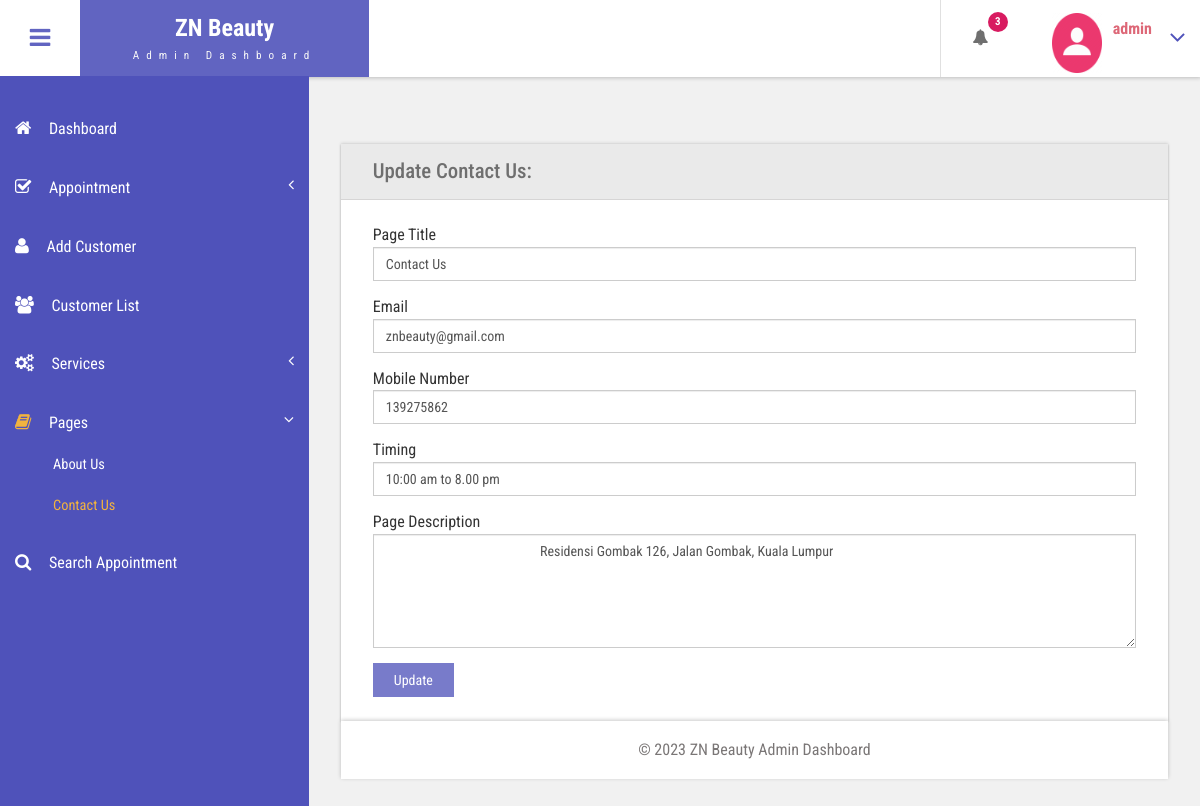
The page /beauty/admin/contact-us.php (signed in) on the database its author committed.
### tables this page shows
CREATE TABLE `tblpage` (
  `ID` int(10) NOT NULL,
  `PageType` varchar(200) DEFAULT NULL,
  `PageTitle` mediumtext DEFAULT NULL,
  `PageDescription` mediumtext DEFAULT NULL,
  `Email` varchar(200) DEFAULT NULL,
  `MobileNumber` bigint(10) DEFAULT NULL,
  `UpdationDate` date DEFAULT NULL,
  `Timing` varchar(200) NOT NULL
);

### beauty/admin/contact-us.php (the view, shortened to what this page needs)
<?php
include('includes/dbconnection.php');
if (strlen($_SESSION['bpmsaid']==0)) {
  header('location:logout.php');
  } else{
  ?>
<!DOCTYPE HTML>
<html>
<head>
<link href="css/bootstrap.css" rel='stylesheet' type='text/css' />
<link href="css/style.css" rel='stylesheet' type='text/css' />
<link href="css/font-awesome.css" rel="stylesheet">
<link href="css/animate.css" rel="stylesheet" type="text/css" media="all">
<link href="css/custom.css" rel="stylesheet">
</head>
<body class="cbp-spmenu-push">
	<div class="main-content">
		 <?php include_once('includes/sidebar.php');?>
	 <?php include_once('includes/header.php');?>
		<div id="page-wrapper">
			<div class="main-page">
				<div class="forms">
					<div class="form-grids row widget-shadow" data-example-id="basic-forms">
						<div class="form-title">
							<h4>Update Contact Us:</h4>
						</div>
						<div class="form-body">
							<form method="post">
  <?php
$ret=mysqli_query($con,"select * from  tblpage where PageType='contactus'");
while ($row=mysqli_fetch_array($ret)) {
?>
							 <div class="form-group"> <label for="exampleInputEmail1">Page Title</label> <input type="text" class="form-control" name="pagetitle" id="pagetitle" value="<?php  echo $row['PageTitle'];?>" required="true"> </div><div class="form-group"> <label for="exampleInputEmail1">Email</label> <input type="text" class="form-control" name="email" id="email" value="<?php  echo $row['Email'];?>" required="true"> </div><div class="form-group"> <label for="exampleInputEmail1">Mobile Number</label> <input type="text" class="form-control" name="mobnumber" id="mobnumber" value="<?php  echo $row['MobileNumber'];?>" required="true"> </div><div class="form-group"> <label for="exampleInputEmail1">Timing</label> <input type="text" class="form-control" name="timing" id="timing" value="<?php  echo $row['Timing'];?>" required="true"> </div> <div class="form-group"> <label for="exampleInputPassword1">Page Description</label> <textarea name="pagedes" id="pagedes" rows="5" class="form-control">
        <?php  echo $row['PageDescription'];?></textarea> </div>
							 <?php } ?>
							  <button type="submit" name="submit" class="btn btn-default">Update</button> </form>
						</div>
					</div>
			</div>
		</div>
		 <?php include_once('includes/footer.php');?>
	</div>
</body>
</html>
<?php } ?>

### beauty/admin/includes/header.php (shortened to what this page needs)
<div class="sticky-header header-section ">
      <div class="header-left">
        <button id="showLeftPush"><i class="fa fa-bars"></i></button>
        <div class="logo">
          <a href="index.html">
            <h1>ZN Beauty </h1>
            <span>Admin Dashboard</span>
          </a>
        </div>
      </div>
      <div class="header-right">
        <div class="profile_details_left">
          <ul class="nofitications-dropdown">
            <?php
$ret1=mysqli_query($con,"select ID,Name from  tblappointment where Status=''");
$num=mysqli_num_rows($ret1);
?>
            <li class="dropdown head-dpdn">
              <a href="#" class="dropdown-toggle" data-toggle="dropdown" aria-expanded="false"><i class="fa fa-bell"></i>
              <span class="badge blue"><?php echo $num;?></span></a>
            </li>
          </ul>
          <div class="clearfix"> </div>
        </div>
        <div class="profile_details">
        <?php
$adid=$_SESSION['bpmsaid'];
$ret=mysqli_query($con,"select AdminName from tbladmin where ID='$adid'");
$row=mysqli_fetch_array($ret);
$name=$row['AdminName'];
?>
          <ul>
            <li class="dropdown profile_details_drop">
              <a href="#" class="dropdown-toggle" data-toggle="dropdown" aria-expanded="false">
                <div class="profile_img">
                  <span class="prfil-img"><img src="images/111.png" alt="" width="50" height="60"> </span>
                  <div class="user-name">
                    <p><?php echo $name; ?></p>
                  </div>
                  <i class="fa fa-angle-down lnr"></i>
                  <div class="clearfix"></div>
                </div>
              </a>
            </li>
          </ul>
        </div>
      </div>
      <div class="clearfix"> </div>
    </div>

### beauty/admin/css/style.css (style rules this page uses)
h4, h5, h6, h1, h2, h3 { margin: 0; }
ul, ol { margin: 0; }
p { margin: 0; }
html, body { font-family: 'Roboto Condensed', sans-serif; font-size: 100%; overflow-x: hidden; background: #fff; }
body a { transition: 0.5s all ease; -webkit-transition: 0.5s all ease; -moz-transition: 0.5s all ease; -o-transition: 0.5s all ease; -ms-transition: 0.5s all ease; text-decoration:none; }
h1,h2,h3,h4,h5,h6 { margin:0; }
p { margin:0; }
ul,label { margin:0; padding:0; }
.main-content { position: relative; }
.sticky-header { position: fixed; top: 0; left:0px; width: 100%; z-index: 100; }
.header-section { background:#FFF; box-shadow: 1px 1px 4px rgba(0, 0, 0, 0.21); -webkit-box-shadow: 1px 1px 4px rgba(0, 0, 0, 0.21); -moz-box-shadow: 1px 1px 4px rgba(0, 0, 0, 0.21); -o-box-shadow: 1px 1px 4px rgba(0, 0, 0, 0.21); }
.header-section::after { clear: both; display: block; content: ''; }
.header-left { float: left; width: 45%; }
.header-right { float: right; }
button#showLeftPush { font-size: 1.5em; width: 80px; padding: 0.87em 0; text-align: center; cursor: pointer; float: left; color: #6F6F6F; -moz-transition: all 0.2s ease-out 0s; -webkit-transition: all 0.2s ease-out 0s; transition: all 0.2s ease-out 0s; border: none; background-color: #fff; outline:none; }
.cbp-spmenu-push { overflow-x: hidden; position: relative; }
.cbp-spmenu, .cbp-spmenu-push { -webkit-transition: all 0.3s ease; -moz-transition: all 0.3s ease; transition: all 0.3s ease; }
.cbp-spmenu-push div#page-wrapper { margin: 0 0 0 19.3em; transition:.5s all; -webkit-transition:.5s all; -moz-transition:.5s all; }
.fa { display: inline-block; font-family: FontAwesome; font-style: normal; font-weight: normal; line-height: 1; -webkit-font-smoothing: antialiased; -moz-osx-font-smoothing: grayscale; }
.logo { background: #6164C1; text-align: center; float: left; }
.logo a { padding: 0.9em 3.3em .7em; display: block; text-decoration: none; }
.logo a h1 { color: #fff; font-size: 1.5em; line-height: 1.2em; font-weight: 700; }
.logo a span { color: #F8F8F8; font-size: .7em; text-align: center; letter-spacing: 7px; }
.profile_details_left { float: left; }
li.dropdown.head-dpdn { display: inline-block; padding: 1.7em 0; border-left: 1px solid #E0E0E0; float: left; }
li.dropdown.head-dpdn a.dropdown-toggle { padding: 1.7em 2em; }
i.fa.fa-bell { color:#6F6F6F; }
.header-right span.badge { font-size: 11px; font-weight: bold; color: #FFF; background: #8BC34A; line-height: 15px; width: 20px; height: 20px; border-radius: 2em; -webkit-border-radius: 2em; -moz-border-radius: 2em; -o-border-radius: 2em; text-align: center; display: inline-block; position: absolute; top: 16%; padding: 2px 0 0; }
.header-right span.blue { background-color:#D81B60; }
.profile_details { float: right; }
.profile_details_drop a.dropdown-toggle { display:block; padding: 0.8em 3em 0 2em; }
.profile_img span.prfil-img { float:left; }
.user-name { float:left; margin-top:8px; margin-left:11px; height:35px; }
.profile_details ul li { list-style-type:none; position:relative; }
.profile_details li a i.fa.lnr { position: absolute; top: 34%; right: 8%; color: #4F52BA; font-size: 1.6em; }
.user-name p { font-size:1em; color:#DD6777; line-height:1em; font-weight:700; }
.charts,.row { margin: 2em 0 0; }
.widget-shadow { background-color: #fff; box-shadow: 0 -1px 3px rgba(0,0,0,.12),0 1px 2px rgba(0,0,0,.24); -webkit-box-shadow: 0 -1px 3px rgba(0,0,0,.12),0 1px 2px rgba(0,0,0,.24); -moz-box-shadow: 0 -1px 3px rgba(0,0,0,.12),0 1px 2px rgba(0,0,0,.24); }
.forms h4 { font-size: 1.3em; color: #6F6F6F; }
.form-title { padding: 1em 2em; background-color: #EAEAEA; border-bottom: 1px solid #D6D5D5; }
.form-body { padding: 1.5em 2em; }
.forms label { font-weight: 400; }
.form-control { border-radius: inherit; }
.forms button.btn.btn-default { background-color: rgba(97, 100, 193, 0.85); color: #fff; padding: .5em 1.5em; border: none; outline:none; border-radius: inherit; }

### beauty/admin/css/custom.css (style rules this page uses)
#page-wrapper { padding:7em 2em 2.5em; background-color: #F1F1F1; }

### rows shown on the page
tblpage: pagetitle "Contact Us", email "znbeauty@gmail.com", mobnumber "139275862", timing "10:00 am to 8.00 pm", pagedes "Residensi Gombak 126, Jalan Gombak, Kuala Lumpur"

### other values the page prints
$num "3"
$name "admin"
